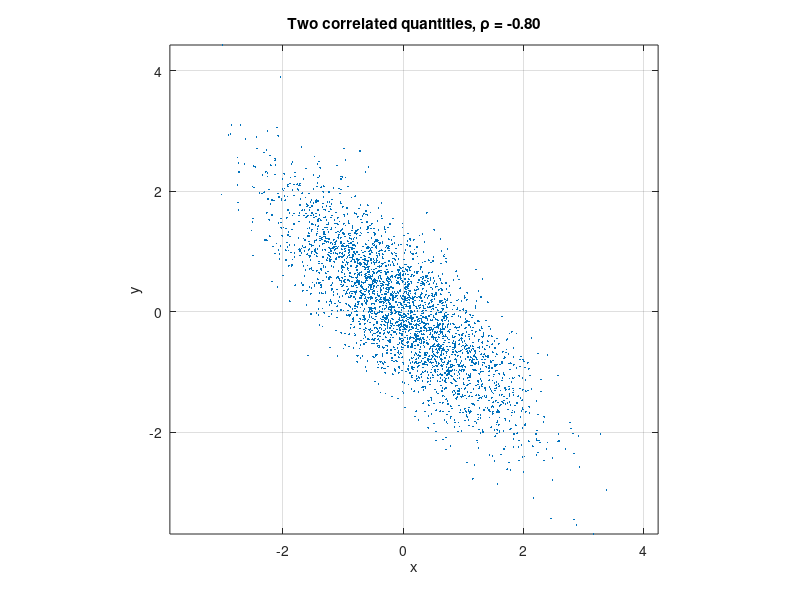

This figure's MATLAB source:
%% Lesson 0 - The linear algebra you need, in MATLAB
%
% No background assumed. Run one section at a time (Ctrl+Enter, Cmd+Enter
% on a Mac) and read what MATLAB prints. Lines without a semicolon print
% their result on purpose.
%
% The whole tutorial in one sentence: write many equations as a table of
% numbers (a matrix) and let MATLAB find the numbers that satisfy them best.

clear; close all;

%% 1. A vector is a list of numbers
% A column vector runs top to bottom; ; starts a new row.
z = [100; 200; 300]          % three depths, in metres

% ' transposes: column to row and back.
z_row = z'

numel(z)                     % number of entries
size(z)                      % rows, columns
size(z_row)

%% 2. The dot operators act entry by entry
% A number times a vector scales every entry:
s = 11.9;                    % slowness, ns per metre
t = s * z

% .* .^ ./ act entry by entry. Plain * means something else (section 4).
a = [1; 2; 3];
b = [10; 20; 30];
a .* b                       % [1*10; 2*20; 3*30]
a .^ 2
a ./ b

%% 3. A sum of squares: the misfit
% The residual is measured minus predicted, one per sample:
t_measured  = [1195; 2375; 3574];
t_predicted = s * z;
r = t_measured - t_predicted

% The misfit squares each residual (so misses in both directions count)
% and adds them up:
misfit = sum(r.^2)

% r' * r is the same sum of squares: row times column multiplies matching
% entries and adds.
r' * r

%% 4. A matrix, and matrix times vector
G = [1 100;
     1 200;
     1 300]
size(G)                      % 3 rows, 2 columns

% With two unknowns, a delay t0 and slowness s, each depth gives
%     t_i = 1*t0 + z_i*s
% Stack the unknowns as m = [t0; s]. G * m does every equation at once:
% row i of G times m = G(i,1)*t0 + G(i,2)*s.
m = [25; 11.9];
G * m
1*25 + 100*11.9              % the first row, by hand

% Each row of G is one measurement; each column says how one unknown
% affects every measurement. G is the FORWARD OPERATOR, and every inverse
% problem here reads
%     d = G * m + noise        data = forward model of the unknowns + noise
% The job is to get m back from d.

%% 5. Building G from a vector
% ones(N,1) is a column of ones; [ , ] glues columns side by side.
z = (100:100:500)'
N = numel(z);
G = [ones(N,1), z]

%% 6. Solving equations: backslash
% Square system, exact solution:
%     2x + 1y = 5
%     1x + 3y = 10
A = [2 1; 1 3];
rhs = [5; 10];
xy = A \ rhs
A * xy                       % gives back [5; 10]

% With more equations than unknowns (the usual case) and noise, no m fits
% exactly. Backslash returns the m with the smallest sum of squared
% residuals: least squares, lesson 1.
d = [1210; 2400; 3590; 4780; 5960];     % noisy travel times at 5 depths
m_best = G \ d
residuals = d - G*m_best

%% 7. Identity, inverse, diag
I = eye(3)                   % ones on the diagonal: multiplying by it changes nothing
I * [4; 5; 6]

% inv(A) undoes A: the matrix version of 1/x. We use it for error bars,
% where the inverse itself is the answer. To solve, prefer A\b: same
% result, faster, more accurate.
inv(A) * A

% diag: vector -> diagonal matrix, or matrix -> its diagonal.
D = diag([1 4 9])
diag(D)

%% 8. Randomness: faking measurement noise
% randn draws from the bell curve, mean 0, standard deviation 1.
rng(0);                      % fix the random numbers so reruns match
noise = 3 * randn(100000, 1);
mean(noise)                  % ~0
std(noise)                   % ~3, the STANDARD DEVIATION
var(noise)                   % ~9, the VARIANCE = std^2

% Formulas are simpler in variances; results are quoted as standard
% deviations, which have the units of the measurement. "+- sigma" always
% means one standard deviation.

%% 9. Covariance: do two uncertain numbers wobble together?
e1 = randn(100000, 1);
e2 = randn(100000, 1);
x = e1;
y = -0.8*e1 + 0.6*e2;        % y partly copies MINUS e1

C = cov(x, y)                % 2x2 covariance matrix

% C(1,1), C(2,2): variances of x and y. C(1,2) = C(2,1): how they vary
% together. Divide by the two standard deviations for the CORRELATION,
% between -1 and 1:
rho = C(1,2) / sqrt(C(1,1) * C(2,2))   % ~-0.8: when x is high, y is low

figure('Name', 'Lesson 0', 'Position', [100 100 420 400]);
plot(x(1:3000), y(1:3000), '.', 'MarkerSize', 4);
axis equal; grid on; xlabel('x'); ylabel('y');
title(sprintf('Two correlated quantities, \\rho = %.2f', rho));

% Every inversion here returns its error bars as such a matrix, C_M: the
% square roots of its diagonal are the +- error bars, and the off-diagonal
% says which unknowns the data could not tell apart.

%% CHEAT SHEET
%   [1; 2; 3]        column vector            x'       transpose
%   .*  ./  .^       entry-by-entry           A * x    each row of A dotted with x
%   r' * r           sum of squares           A \ b    solve / least squares
%   eye(n)           identity                 inv(A)   undo A (use \ to solve)
%   diag(v)          vector -> diagonal       diag(A)  diagonal -> vector
%   randn            bell-curve noise         std/var  spread of a sample
%   cov(x, y)        covariance matrix        sqrt(diag(C))  error bars
